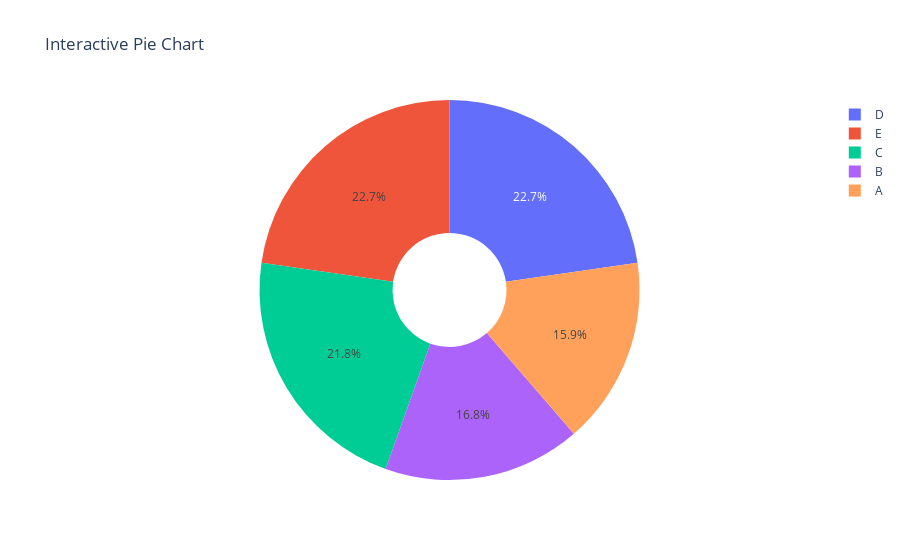

Write notebook code for a chart like this one.
### Code cell
# 21. Using Plotly, create an interactive pie chart of randomly generated data, add labels and percentages, set the title as 'Interactive Pie Chart'.

# Step 1: Install Plotly
# You can install Plotly using pip if it's not already installed
# !pip install plotly

# Step 2: Import necessary libraries
import plotly.graph_objects as go
import numpy as np

# Step 3: Generate the data
np.random.seed(0)  # For reproducibility
labels = ['A', 'B', 'C', 'D', 'E']
values = np.random.randint(10, 100, size=len(labels))

# Step 4: Create the pie chart
fig = go.Figure(data=[go.Pie(labels=labels, values=values, hole=.3)])

# Step 5: Set the title and display the chart
fig.update_layout(
    title='Interactive Pie Chart'
)

fig.show()

### Figure 1 — Plotly figure (JSON) as saved in the notebook; plotly's stock layout.template omitted (floating-point values rounded to 4 significant figures)
{"data": [{"hole": 0.3, "labels": ["A", "B", "C", "D", "E"], "type": "pie", "values": [54, 57, 74, 77, 77]}], "layout": {"title": {"text": "Interactive Pie Chart"}}}
